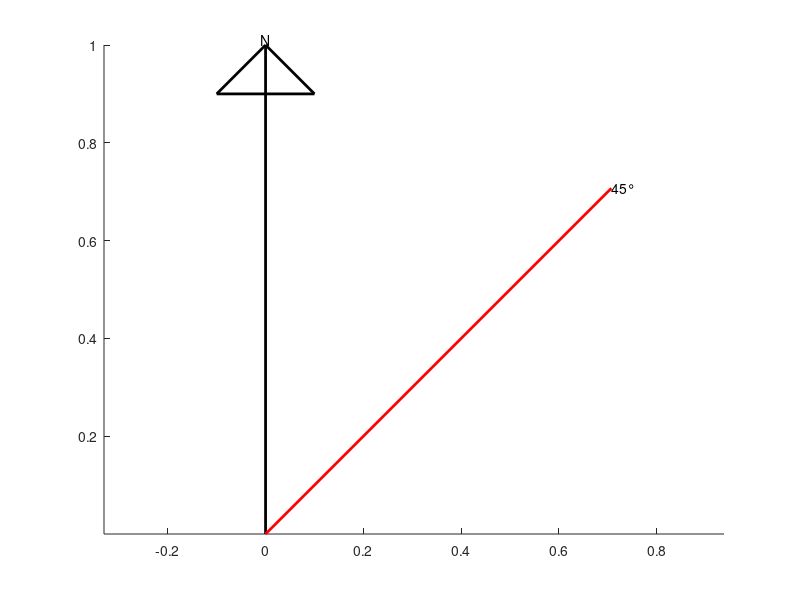

This chart was generated by the following MATLAB code:
function plot_north_arrow()
    % Define length of arrow
    arrow_length = 1;
    
    % Plot North arrow
    figure;
    hold on;
    
    % Plot North line
    plot([0, 0], [0, arrow_length], 'k', 'LineWidth', 2);
    
    % Plot arrowhead
    arrowhead_size = 0.1;
    arrow_x = [0, -arrowhead_size, 0, arrowhead_size, 0];
    arrow_y = [arrow_length, arrow_length*(1 - arrowhead_size), arrow_length - 0.1, arrow_length*(1 - arrowhead_size), arrow_length];
    plot(arrow_x, arrow_y, 'k', 'LineWidth', 2);
    
    % Plot text for North
    text(0, arrow_length, 'N', 'HorizontalAlignment', 'center', 'VerticalAlignment', 'bottom');
    
    % Plot arrow pointing 45 degrees
    arrow_angle = deg2rad(45);
    arrow_end_x = arrow_length * sin(arrow_angle);
    arrow_end_y = arrow_length * cos(arrow_angle);
    plot([0, arrow_end_x], [0, arrow_end_y], 'r', 'LineWidth', 2);
    
    % Plot text for 45 degrees
    text(arrow_end_x, arrow_end_y, '45°', 'HorizontalAlignment', 'left', 'VerticalAlignment', 'middle');
    
    % Set aspect ratio to equal
    axis equal;
    
    hold off;
end
